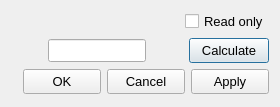
<?xml version="1.0" encoding="UTF-8"?>
<ui version="4.0">
 <class>DialogPECheckSum</class>
 <widget class="QDialog" name="DialogPECheckSum">
  <property name="windowModality">
   <enum>Qt::ApplicationModal</enum>
  </property>
  <property name="geometry">
   <rect>
    <x>0</x>
    <y>0</y>
    <width>280</width>
    <height>107</height>
   </rect>
  </property>
  <property name="minimumSize">
   <size>
    <width>280</width>
    <height>107</height>
   </size>
  </property>
  <property name="maximumSize">
   <size>
    <width>280</width>
    <height>107</height>
   </size>
  </property>
  <property name="font">
   <font>
    <pointsize>10</pointsize>
    <weight>50</weight>
    <bold>false</bold>
   </font>
  </property>
  <property name="windowTitle">
   <string>CheckSum</string>
  </property>
  <layout class="QVBoxLayout" name="verticalLayout">
   <item>
    <layout class="QHBoxLayout" name="horizontalLayout_3">
     <item>
      <spacer name="horizontalSpacer_2">
       <property name="orientation">
        <enum>Qt::Horizontal</enum>
       </property>
       <property name="sizeHint" stdset="0">
        <size>
         <width>40</width>
         <height>20</height>
        </size>
       </property>
      </spacer>
     </item>
     <item>
      <widget class="QCheckBox" name="checkBoxReadOnly">
       <property name="text">
        <string>Read only</string>
       </property>
       <property name="checked">
        <bool>false</bool>
       </property>
      </widget>
     </item>
    </layout>
   </item>
   <item>
    <layout class="QHBoxLayout" name="horizontalLayout_2">
     <item>
      <spacer name="horizontalSpacer">
       <property name="orientation">
        <enum>Qt::Horizontal</enum>
       </property>
       <property name="sizeHint" stdset="0">
        <size>
         <width>40</width>
         <height>20</height>
        </size>
       </property>
      </spacer>
     </item>
     <item>
      <widget class="QLineEditX" name="lineEditCheckSum">
       <property name="maximumSize">
        <size>
         <width>100</width>
         <height>16777215</height>
        </size>
       </property>
       <property name="alignment">
        <set>Qt::AlignCenter</set>
       </property>
       <property name="readOnly">
        <bool>true</bool>
       </property>
      </widget>
     </item>
     <item>
      <spacer name="horizontalSpacer_3">
       <property name="orientation">
        <enum>Qt::Horizontal</enum>
       </property>
       <property name="sizeHint" stdset="0">
        <size>
         <width>40</width>
         <height>20</height>
        </size>
       </property>
      </spacer>
     </item>
     <item>
      <widget class="QPushButtonX" name="pushButtonCalculate">
       <property name="minimumSize">
        <size>
         <width>80</width>
         <height>25</height>
        </size>
       </property>
       <property name="maximumSize">
        <size>
         <width>80</width>
         <height>25</height>
        </size>
       </property>
       <property name="text">
        <string>Calculate</string>
       </property>
      </widget>
     </item>
    </layout>
   </item>
   <item>
    <layout class="QHBoxLayout" name="horizontalLayout">
     <item>
      <spacer name="horizontalSpacer_9">
       <property name="orientation">
        <enum>Qt::Horizontal</enum>
       </property>
       <property name="sizeHint" stdset="0">
        <size>
         <width>50</width>
         <height>20</height>
        </size>
       </property>
      </spacer>
     </item>
     <item>
      <widget class="QPushButtonX" name="pushButtonOK">
       <property name="minimumSize">
        <size>
         <width>78</width>
         <height>25</height>
        </size>
       </property>
       <property name="maximumSize">
        <size>
         <width>78</width>
         <height>25</height>
        </size>
       </property>
       <property name="text">
        <string>OK</string>
       </property>
      </widget>
     </item>
     <item>
      <widget class="QPushButtonX" name="pushButtonCancel">
       <property name="minimumSize">
        <size>
         <width>78</width>
         <height>25</height>
        </size>
       </property>
       <property name="maximumSize">
        <size>
         <width>78</width>
         <height>25</height>
        </size>
       </property>
       <property name="text">
        <string>Cancel</string>
       </property>
      </widget>
     </item>
     <item>
      <widget class="QPushButtonX" name="pushButtonApply">
       <property name="minimumSize">
        <size>
         <width>78</width>
         <height>25</height>
        </size>
       </property>
       <property name="maximumSize">
        <size>
         <width>78</width>
         <height>25</height>
        </size>
       </property>
       <property name="text">
        <string>Apply</string>
       </property>
      </widget>
     </item>
    </layout>
   </item>
  </layout>
 </widget>
 <customwidgets>
  <customwidget>
   <class>QPushButtonX</class>
   <extends>QPushButton</extends>
   <header>qpushbuttonx.h</header>
  </customwidget>
  <customwidget>
   <class>QLineEditX</class>
   <extends>QLineEdit</extends>
   <header>qlineeditx.h</header>
  </customwidget>
 </customwidgets>
 <resources/>
 <connections/>
</ui>
